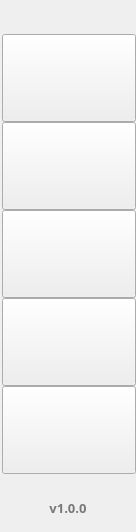
<?xml version="1.0" encoding="UTF-8"?>
<ui version="4.0">
 <class>FunctionBar</class>
 <widget class="QWidget" name="FunctionBar">
  <property name="geometry">
   <rect>
    <x>0</x>
    <y>0</y>
    <width>136</width>
    <height>532</height>
   </rect>
  </property>
  <property name="sizePolicy">
   <sizepolicy hsizetype="Preferred" vsizetype="Ignored">
    <horstretch>0</horstretch>
    <verstretch>0</verstretch>
   </sizepolicy>
  </property>
  <property name="font">
   <font>
    <family>微软雅黑</family>
    <pointsize>10</pointsize>
    <weight>75</weight>
    <bold>true</bold>
   </font>
  </property>
  <property name="windowTitle">
   <string>Form</string>
  </property>
  <property name="styleSheet">
   <string notr="true"/>
  </property>
  <widget class="FunctionBarBtn" name="homeBtn">
   <property name="geometry">
    <rect>
     <x>2</x>
     <y>34</y>
     <width>134</width>
     <height>88</height>
    </rect>
   </property>
   <property name="font">
    <font>
     <family>微软雅黑</family>
     <pointsize>10</pointsize>
    </font>
   </property>
   <property name="cursor">
    <cursorShape>PointingHandCursor</cursorShape>
   </property>
   <property name="focusPolicy">
    <enum>Qt::NoFocus</enum>
   </property>
   <property name="layoutDirection">
    <enum>Qt::LeftToRight</enum>
   </property>
   <property name="styleSheet">
    <string notr="true"/>
   </property>
   <property name="text">
    <string/>
   </property>
   <property name="iconSize">
    <size>
     <width>24</width>
     <height>24</height>
    </size>
   </property>
   <property name="toolButtonStyle">
    <enum>Qt::ToolButtonTextBesideIcon</enum>
   </property>
  </widget>
  <widget class="FunctionBarBtn" name="billBtn">
   <property name="geometry">
    <rect>
     <x>2</x>
     <y>122</y>
     <width>134</width>
     <height>88</height>
    </rect>
   </property>
   <property name="font">
    <font>
     <family>微软雅黑</family>
     <pointsize>10</pointsize>
    </font>
   </property>
   <property name="cursor">
    <cursorShape>PointingHandCursor</cursorShape>
   </property>
   <property name="focusPolicy">
    <enum>Qt::NoFocus</enum>
   </property>
   <property name="text">
    <string/>
   </property>
   <property name="iconSize">
    <size>
     <width>24</width>
     <height>24</height>
    </size>
   </property>
   <property name="toolButtonStyle">
    <enum>Qt::ToolButtonTextBesideIcon</enum>
   </property>
  </widget>
  <widget class="FunctionBarBtn" name="transferBtn">
   <property name="geometry">
    <rect>
     <x>2</x>
     <y>210</y>
     <width>134</width>
     <height>88</height>
    </rect>
   </property>
   <property name="font">
    <font>
     <family>微软雅黑</family>
     <pointsize>10</pointsize>
    </font>
   </property>
   <property name="cursor">
    <cursorShape>PointingHandCursor</cursorShape>
   </property>
   <property name="focusPolicy">
    <enum>Qt::NoFocus</enum>
   </property>
   <property name="text">
    <string/>
   </property>
   <property name="iconSize">
    <size>
     <width>24</width>
     <height>24</height>
    </size>
   </property>
   <property name="toolButtonStyle">
    <enum>Qt::ToolButtonTextBesideIcon</enum>
   </property>
  </widget>
  <widget class="FunctionBarBtn" name="quotationBtn">
   <property name="geometry">
    <rect>
     <x>2</x>
     <y>386</y>
     <width>134</width>
     <height>88</height>
    </rect>
   </property>
   <property name="font">
    <font>
     <family>微软雅黑</family>
     <pointsize>10</pointsize>
    </font>
   </property>
   <property name="cursor">
    <cursorShape>PointingHandCursor</cursorShape>
   </property>
   <property name="focusPolicy">
    <enum>Qt::NoFocus</enum>
   </property>
   <property name="layoutDirection">
    <enum>Qt::LeftToRight</enum>
   </property>
   <property name="text">
    <string/>
   </property>
   <property name="iconSize">
    <size>
     <width>24</width>
     <height>24</height>
    </size>
   </property>
   <property name="toolButtonStyle">
    <enum>Qt::ToolButtonTextBesideIcon</enum>
   </property>
  </widget>
  <widget class="FunctionBarBtn" name="accountBtn">
   <property name="geometry">
    <rect>
     <x>2</x>
     <y>298</y>
     <width>134</width>
     <height>88</height>
    </rect>
   </property>
   <property name="font">
    <font>
     <family>微软雅黑</family>
     <pointsize>10</pointsize>
    </font>
   </property>
   <property name="cursor">
    <cursorShape>PointingHandCursor</cursorShape>
   </property>
   <property name="focusPolicy">
    <enum>Qt::NoFocus</enum>
   </property>
   <property name="text">
    <string/>
   </property>
   <property name="iconSize">
    <size>
     <width>24</width>
     <height>24</height>
    </size>
   </property>
   <property name="toolButtonStyle">
    <enum>Qt::ToolButtonTextBesideIcon</enum>
   </property>
  </widget>
  <widget class="QLabel" name="versionLabel">
   <property name="geometry">
    <rect>
     <x>21</x>
     <y>490</y>
     <width>94</width>
     <height>36</height>
    </rect>
   </property>
   <property name="font">
    <font>
     <family>微软雅黑</family>
    </font>
   </property>
   <property name="styleSheet">
    <string notr="true">color: rgb(120,120,120);</string>
   </property>
   <property name="text">
    <string>v1.0.0</string>
   </property>
   <property name="alignment">
    <set>Qt::AlignCenter</set>
   </property>
  </widget>
  <zorder>billBtn</zorder>
  <zorder>transferBtn</zorder>
  <zorder>quotationBtn</zorder>
  <zorder>accountBtn</zorder>
  <zorder>versionLabel</zorder>
  <zorder>homeBtn</zorder>
 </widget>
 <customwidgets>
  <customwidget>
   <class>FunctionBarBtn</class>
   <extends>QToolButton</extends>
   <header>functionbarbtn.h</header>
  </customwidget>
 </customwidgets>
 <resources/>
 <connections/>
</ui>
